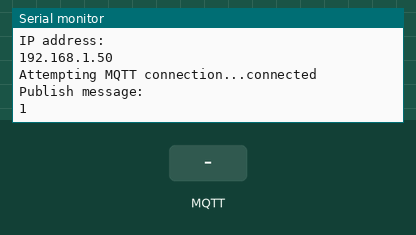
Bench run of a sketch on a simulated ESP8266 (NodeMCU). Parts: the last lines printed to the serial monitor. The test bench sets the inputs (shaded band). WiFi joins after 1.5 s; servers stay silent unless stated; random numbers use the default seed unless the sketch sets one; no MQTT or app messages arrive unless stated.

Above: at 2.7 s.
2.8 s: MQTT message "1" arrives on the first subscribed topic
4.3 s: MQTT message "on" arrives on the first subscribed topic
At 5.2 s:
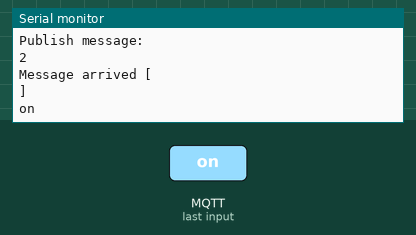
5.8 s: MQTT message "off" arrives on the first subscribed topic
At 5.96 s:
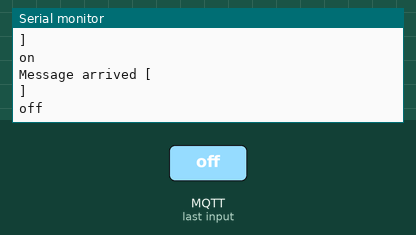
Timing chart, 0 to 8.8 s (numbered marks = the images above; inputs shaded):
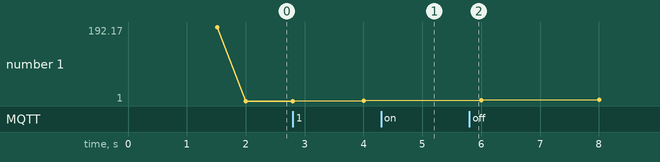

Measured:
- after the input at 4.3 s, the serial monitor: prints a new line at once (image 1)
- after the input at 5.8 s, the serial monitor: prints a new line at once (image 2)

The sketch:

MqttClient.ino
```cpp
#include <ESP8266WiFi.h>
#include <PubSubClient.h>

const char* ssid = "";
const char* password = "";
const char* mqtt_server = "";
const char* mqtt_user = "";
const char* mqtt_password = "";
const char* mqtt_topic_in = "";
const char* mqtt_topic_out = "";

WiFiClient espClient;
PubSubClient client(espClient);
unsigned long lastMsg = 0;
#define MSG_BUFFER_SIZE	(50)
char msg[MSG_BUFFER_SIZE];
int value = 0;

void setup_wifi() {
  delay(10);
  Serial.println();
  Serial.println("Connecting to ");
  Serial.println(ssid);
  WiFi.mode(WIFI_STA);
  WiFi.begin(ssid, password);
  while (WiFi.status() != WL_CONNECTED) {
    delay(500);
    Serial.print(".");
  }
  Serial.println("");
  Serial.println("WiFi connected");
  Serial.println("IP address: ");
  Serial.println(WiFi.localIP());
}

void callback(char* topic, byte* payload, unsigned int length) {
  Serial.println("Message arrived [");
  Serial.println(topic);
  Serial.println("] ");
  Serial.println();
  for (int i = 0; i < length; i++) {
    Serial.print((char)payload[i]);
  }
  Serial.println();
}

void reconnect() {
  while (!client.connected()) {
    Serial.print("Attempting MQTT connection...");
    String clientId = "test-clientId-";
    clientId += String(random(0xffff), HEX);
    if (client.connect(clientId.c_str(), mqtt_user, mqtt_password)) {
      Serial.println("connected");
      client.subscribe(mqtt_topic_in);
    } else {
      Serial.print("failed, rc=");
      Serial.print(client.state());
      Serial.println(" try again in 5 seconds");
      delay(5000);
    }
  }
}

void setup() {
  Serial.begin(115200);
  randomSeed(micros());// init PRG
  setup_wifi();
  client.setServer(mqtt_server, 1883);
  client.setCallback(callback);
}

void loop() {

  if (!client.connected()) {
    reconnect();
  }
  client.loop();

  unsigned long now = millis();
  if (now - lastMsg > 2000) {
    lastMsg = now;
    ++value;
    Serial.println("Publish message: ");
    Serial.println(String(value).c_str());
    client.publish(mqtt_topic_out, String(value).c_str());
  }
}
```
